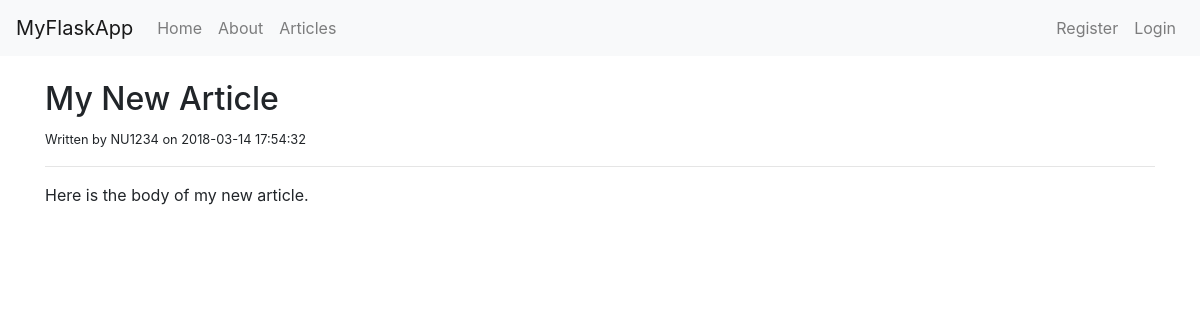
Page /article/3/ on the committed database.
### tables this page shows
CREATE TABLE `articles` (
	`record`	INTEGER PRIMARY KEY AUTOINCREMENT,
	`title`	TEXT,
	`author`	TEXT,
	`body`	TEXT,
	`create_date`	TEXT DEFAULT CURRENT_TIMESTAMP
);

### app.py (the view)
@app.route('/article/<string:record>/')
def article(record):
    connection = sqlite3.connect(DATABASE)
    connection.row_factory = sqlite3.Row
    cur = connection.cursor()
    result = cur.execute("SELECT * FROM articles WHERE record=?", (record))
    article = result.fetchone()
    return render_template('article.html', article=article)
    cur.close()

### templates/article.html
{% extends 'layout.html' %}
{% block body %}
    <h2>{{article.title}}</h2>
    <small>Written by {{article.author}} on {{article.create_date}}</small>
    <hr>
    <div>
        {{article.body | safe}}
    </div>
{% endblock %}

### rows in the picture
articles: title "My New Article", author "NU1234", create_date "2018-03-14 17:54:32", body "Here is the body of my new article."
